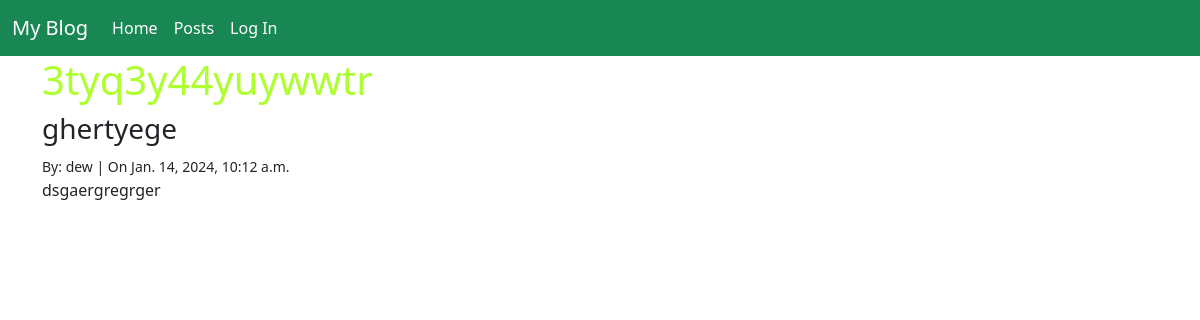
Screenshot of /posts/6/ with the database file from the repository.
### posts/models.py (models this page shows, shortened)
class Post(models.Model):
    title = models.CharField(max_length=128)
    subtitle = models.CharField(max_length=256)
    body = models.TextField()
    author = models.ForeignKey(
        get_user_model(),
        on_delete=models.CASCADE
    )
    create_on = models.DateTimeField(auto_now_add=True)

### posts/views.py (the view)
# urls.py: path("<int:pk>/", views.PostDetailView.as_view(), name="detail"),
class PostDetailView(DetailView):
    template_name = "posts/detail.html"
    model = Post

### templates/posts/detail.html (shortened to what this page needs)
{% extends 'base.html' %}
{% block content %}
<h1>{{ post.title }}</h1>
<h3>{{ post.subtitle }}</h3>
<small>By: {{ post.author }} | On {{ post.create_on }}</small>
<p>{{ post.body }}</p>
{% endblock content %}

### static/css/base.css (style rules this page uses)
h1 { color: greenyellow; }

### rows the page displays
Post: title "3tyq3y44yuywwtr", subtitle "ghertyege", author "dew", create_on "Jan. 14, 2024, 10:12 a.m.", body "dsgaergregrger"
